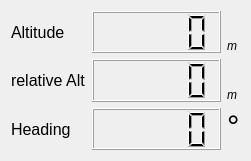
        <widget class="QWidget" name="layoutWidget_2">
         <property name="geometry">
          <rect>
           <x>260</x>
           <y>31</y>
           <width>251</width>
           <height>161</height>
          </rect>
         </property>
         <layout class="QGridLayout" name="gridLayout_2" columnstretch="0,1,0">
          <item row="1" column="1">
           <widget class="QLCDNumber" name="lcdRelAlt"/>
          </item>
          <item row="0" column="1">
           <widget class="QLCDNumber" name="lcdAlt"/>
          </item>
          <item row="1" column="0">
           <widget class="QLabel" name="label_9">
            <property name="font">
             <font>
              <pointsize>12</pointsize>
              <italic>false</italic>
             </font>
            </property>
            <property name="text">
             <string>relative Alt</string>
            </property>
           </widget>
          </item>
          <item row="2" column="1">
           <widget class="QLCDNumber" name="lcdHeading"/>
          </item>
          <item row="2" column="0">
           <widget class="QLabel" name="label_10">
            <property name="font">
             <font>
              <pointsize>12</pointsize>
              <italic>false</italic>
             </font>
            </property>
            <property name="text">
             <string>Heading</string>
            </property>
           </widget>
          </item>
          <item row="0" column="0">
           <widget class="QLabel" name="label_8">
            <property name="font">
             <font>
              <pointsize>12</pointsize>
              <italic>false</italic>
             </font>
            </property>
            <property name="text">
             <string>Altitude</string>
            </property>
           </widget>
          </item>
          <item row="0" column="2">
           <widget class="QLabel" name="label_11">
            <property name="font">
             <font>
              <italic>true</italic>
             </font>
            </property>
            <property name="text">
             <string>m</string>
            </property>
            <property name="alignment">
             <set>Qt::AlignBottom|Qt::AlignLeading|Qt::AlignLeft</set>
            </property>
           </widget>
          </item>
          <item row="1" column="2">
           <widget class="QLabel" name="label_12">
            <property name="font">
             <font>
              <italic>true</italic>
             </font>
            </property>
            <property name="text">
             <string>m</string>
            </property>
            <property name="alignment">
             <set>Qt::AlignBottom|Qt::AlignLeading|Qt::AlignLeft</set>
            </property>
           </widget>
          </item>
          <item row="2" column="2">
           <widget class="QLabel" name="label_13">
            <property name="font">
             <font>
              <pointsize>23</pointsize>
             </font>
            </property>
            <property name="text">
             <string>°</string>
            </property>
            <property name="alignment">
             <set>Qt::AlignLeading|Qt::AlignLeft|Qt::AlignTop</set>
            </property>
           </widget>
          </item>
         </layout>
        </widget>
